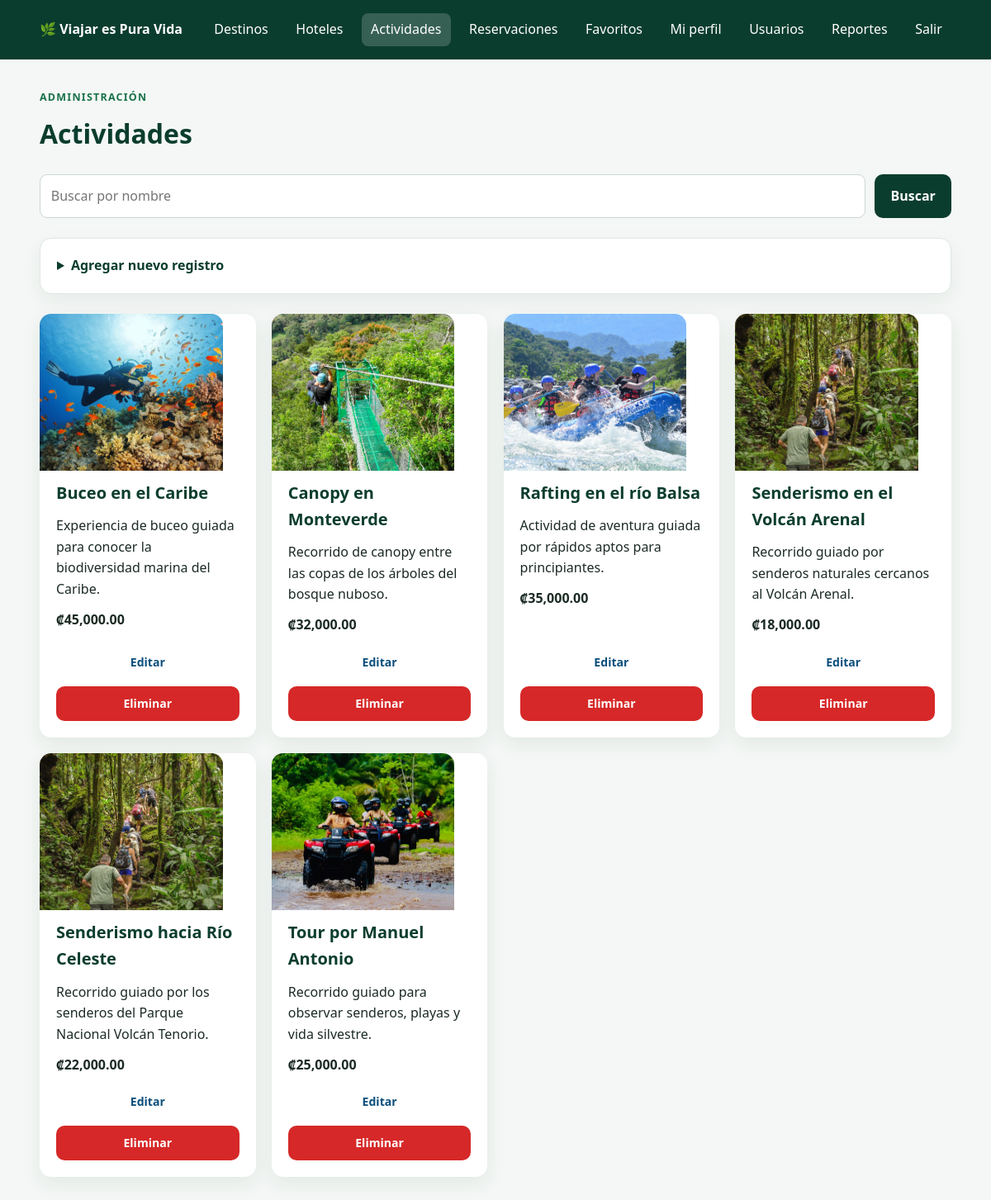
Page /sistema.php?modulo=actividades (signed in) on the committed database.
### tables this page shows
CREATE TABLE actividades (
    id_actividad INT UNSIGNED AUTO_INCREMENT,
    id_destino INT UNSIGNED NOT NULL,

    nombre VARCHAR(150) NOT NULL,
    tipo ENUM(
        'Canopy',
        'Rafting',
        'Senderismo',
        'Buceo',
        'Tour',
        'Cabalgata',
        'Otro'
    ) NOT NULL,

    descripcion TEXT NOT NULL,
    precio DECIMAL(10, 2) NOT NULL,

     
    duracion_minutos INT UNSIGNED NOT NULL,

    cupo_maximo INT UNSIGNED NOT NULL,
    imagen VARCHAR(255) NULL,

    estado ENUM('activo', 'inactivo') NOT NULL DEFAULT 'activo',

    fecha_registro DATETIME NOT NULL DEFAULT CURRENT_TIMESTAMP,
    fecha_actualizacion DATETIME NOT NULL
        DEFAULT CURRENT_TIMESTAMP
        ON UPDATE CURRENT_TIMESTAMP,

    PRIMARY KEY (id_actividad),

    CONSTRAINT fk_actividades_destinos
        FOREIGN KEY (id_destino)
        REFERENCES destinos(id_destino)
        ON UPDATE CASCADE
        ON DELETE RESTRICT,
    
    CONSTRAINT chk_actividades_precio
        CHECK (precio >= 0),

    CONSTRAINT chk_actividades_duracion
        CHECK (duracion_minutos > 0),

    CONSTRAINT chk_actividades_cupos
        CHECK (cupo_maximo > 0),

    INDEX idx_actividades_destino (id_destino),
    INDEX idx_actividades_tipo (tipo),
    INDEX idx_actividades_estado (estado)
);

### public/sistema.php (called while the page is built, shortened)
<?php
require_once __DIR__ . '/../config/config.php';
require_once __DIR__ . '/../app/controllers/SistemaController.php';
$controlador = new SistemaController();
$datosVista = $controlador->ejecutar();
require __DIR__ . '/../app/views/sistema/index.php';

### config/config.php (called while the page is built, shortened)
<?php
function e(mixed $valor): string
{
    return htmlspecialchars((string) $valor, ENT_QUOTES, 'UTF-8');
}
function rutaImagen(?string $imagen, string $tipo = 'destinos'): string
{
    $imagen = trim((string) $imagen);
    return str_contains($imagen, '/')
        ? $imagen
        : 'assets/img/' . $imagen;
}

### app/controllers/SistemaController.php (called while the page is built, shortened)
<?php
require_once __DIR__ . '/../models/Sistema.php';
class SistemaController
{
    private array $usuario;
    private bool $esAdministrador;
    public function __construct()
    {
        $this->usuario = $_SESSION['usuario'];
        $this->esAdministrador = $this->usuario['rol'] === 'administrador';
    }
    public function ejecutar(): array
    {
        $modulo = $this->obtenerModulo();
        $buscar = trim((string) ($_GET['buscar'] ?? ''));
        $destinos = Sistema::listar('destinos', $modulo === 'destinos' ? $buscar : '');
        $hoteles = Sistema::listar('hoteles', $modulo === 'hoteles' ? $buscar : '');
        $actividades = Sistema::listar(
            'actividades',
            $modulo === 'actividades' ? $buscar : ''
        );
        $edicion = null;
        return [
            'usuario' => $this->usuario,
            'esAdministrador' => $this->esAdministrador,
            'modulo' => $modulo,
            'buscar' => $buscar,
            'destinos' => $destinos,
            'hoteles' => $hoteles,
            'actividades' => $actividades,
            'edicion' => $edicion,
            'reservaciones' => $modulo === 'reservaciones'
                ? Sistema::reservaciones(
                    $this->esAdministrador
                        ? null
                        : (int) $this->usuario['id_usuario']
                )
                : [],
            'favoritos' => $modulo === 'favoritos'
                ? Sistema::favoritos((int) $this->usuario['id_usuario'])
                : [],
            'usuarios' => $modulo === 'usuarios'
                ? Sistema::listar('usuarios', $buscar)
                : [],
            'reportes' => $modulo === 'reportes'
                ? Sistema::reportes()
                : [],
            'mensaje' => $this->leerMensaje('mensaje'),
            'error' => $this->leerMensaje('error_sistema'),
        ];
    }
    private function obtenerModulo(): string
    {
        $permitidos = [
            'destinos',
            'hoteles',
            'actividades',
            'reservaciones',
            'perfil',
            'favoritos',
            'usuarios',
            'reportes',
        ];
        $modulo = (string) ($_GET['modulo'] ?? 'destinos');
        return $modulo;
    }
    private function leerMensaje(string $nombre): string
    {
        $mensaje = (string) ($_SESSION[$nombre] ?? '');
        return $mensaje;
    }
}

### app/models/Sistema.php (called while the page is built, shortened)
<?php
class Sistema
{
    public static function listar(string $entidad, string $buscar = ''): array
    {
        $conexion = Database::conectar();
        $sql = "SELECT * FROM {$entidad}";
        $datos = [];
        $sql .= ' ORDER BY nombre';
        $consulta = $conexion->prepare($sql);
        $consulta->execute($datos);
        return $consulta->fetchAll();
    }
}

### app/views/sistema/catalogo.php (the view, shortened to what this page needs)
<?php
$llaves = [
    'destinos' => 'id_destino',
    'hoteles' => 'id_hotel',
    'actividades' => 'id_actividad',
];
?>
<form class="buscador-modulo" method="GET">
    <input
        type="search"
        name="buscar"
        value="<?= e($buscar) ?>"
        placeholder="Buscar por nombre<?= $modulo === 'destinos' ? ' o provincia' : '' ?>">
    <button class="boton boton-principal" type="submit">
        Buscar
    </button>
</form>
<?php if ($esAdministrador): ?>
    <details
        id="formulario-mantenimiento"
        class="panel-formulario"
        <?= $edicion !== null ? 'open' : '' ?>>
        <summary>
            <?= $edicion !== null ? 'Editar registro' : 'Agregar nuevo registro' ?>
        </summary>
    </details>
<?php endif; ?>
<?php $lista = ${$modulo}; ?>
<section class="rejilla-catalogo">
    <?php foreach ($lista as $fila): ?>
        <?php
        $llave = $llaves[$modulo] ?? '';
        $id = (int) $fila[$llave];
        $campoImagen = $modulo === 'destinos' ? 'imagen_principal' : 'imagen';
        ?>
        <article class="tarjeta-catalogo">
            <img
                class="imagen-catalogo"
                src="<?= e(rutaImagen($fila[$campoImagen] ?? '', $modulo)) ?>"
                alt="<?= e($fila['nombre']) ?>">
            <h2><?= e($fila['nombre']) ?></h2>
            <p>
                <?= e($fila['descripcion'] ?? $fila['provincia'] ?? '') ?>
            </p>
            <?php if (isset($fila['precio'])): ?>
                <strong>₡<?= number_format((float) $fila['precio'], 2) ?></strong>
            <?php endif; ?>
            <div class="acciones-tarjeta">
                <?php if ($esAdministrador): ?>
                    <a
                        class="boton"
                        href="?modulo=<?= e($modulo) ?>&editar=<?= $id ?>#formulario-mantenimiento">
                        Editar
                    </a>
                    <form
                        method="POST"
                        onsubmit="return confirm('¿Desea eliminar este registro?')">
                        <button class="boton boton-rojo" type="submit">
                            Eliminar
                        </button>
                    </form>
                <?php endif; ?>
            </div>
        </article>
    <?php endforeach; ?>
</section>

### public/assets/css/estilos.css (style rules this page uses)
:root { --verde-oscuro: #0b3d2e; --verde-medio: #197149; --verde-claro: #74c69d; --verde-muy-claro: #eaf7ef; --azul: #1976b9; --azul-oscuro: #0c4f7c; --rojo: #d62828; --rojo-oscuro: #a81919; --blanco: #ffffff; --gris-fondo: #f4f7f5; --gris-claro: #e4e9e6; --gris-texto: #5f6b65; --texto: #1c2b24; --sombra: 0 14px 35px rgba(11, 61, 46, 0.13); --radio: 18px; --transicion: 0.25s ease; }
* { box-sizing: border-box; margin: 0; padding: 0; }
html { scroll-behavior: smooth; }
body { min-height: 100vh; font-family: "Segoe UI", Tahoma, Geneva, Verdana, sans-serif; color: var(--texto); background: var(--gris-fondo); line-height: 1.6; }
img { display: block; max-width: 100%; }
a { color: var(--azul-oscuro); text-decoration: none; transition: color var(--transicion); }
button, input, select, textarea { font: inherit; }
button, a.boton { cursor: pointer; }
.boton { display: inline-flex; align-items: center; justify-content: center; min-height: 45px; padding: 0.72rem 1.2rem; border: 0; border-radius: 10px; font-weight: 700; text-align: center; transition: transform var(--transicion), box-shadow var(--transicion), background var(--transicion); }
.boton-principal { color: var(--blanco); background: var(--verde-oscuro); }
.boton-rojo { color: var(--blanco); background: var(--rojo); }
.pagina-sistema { background: var(--gris-fondo); }
.buscador-modulo { display: flex; gap: 0.7rem; margin-bottom: 1.5rem; }
.buscador-modulo input { flex: 1; padding: 0.8rem; border: 1px solid #ccd7d0; border-radius: 9px; }
.panel-formulario, .formulario-crud, .panel-reporte { margin-bottom: 1.5rem; padding: 1.25rem; background: var(--blanco); border: 1px solid #dfe7e2; border-radius: 14px; box-shadow: 0 8px 24px rgba(16, 58, 42, 0.06); }
.panel-formulario summary { cursor: pointer; color: var(--verde-oscuro); font-weight: 800; }
.rejilla-catalogo { display: grid; grid-template-columns: repeat(auto-fit, minmax(250px, 1fr)); gap: 1.2rem; align-items: start; }
.tarjeta-catalogo { display: flex; flex-direction: column; gap: 0.7rem; min-width: 0; max-width: 360px; width: 100%; min-height: 100%; padding: 1.25rem; background: var(--blanco); border-radius: 14px; box-shadow: 0 8px 25px rgba(16, 58, 42, 0.08); }
.tarjeta-catalogo h2 { color: var(--verde-oscuro); font-size: 1.25rem; }
.imagen-catalogo { width: calc(100% + 2.5rem); height: 190px; margin: -1.25rem -1.25rem 0; object-fit: cover; border-radius: 14px 14px 0 0; }
.acciones-tarjeta { display: grid; grid-template-columns: repeat(auto-fit, minmax(120px, 1fr)); gap: 0.5rem; width: 100%; margin-top: auto; }
.acciones-tarjeta form { display: flex; margin: 0; }
.acciones-tarjeta .boton { width: 100%; min-height: 42px; padding: 0.55rem 0.8rem; font-size: 0.88rem; }
.tarjeta-catalogo p { overflow-wrap: anywhere; }

### rows in the picture
actividades: imagen (picture), nombre "Buceo en el Caribe", descripcion "Experiencia de buceo guiada para conocer la biodiversidad marina del Caribe.", precio "45,000.00"
actividades: imagen (picture), nombre "Canopy en Monteverde", descripcion "Recorrido de canopy entre las copas de los árboles del bosque nuboso.", precio "32,000.00"
actividades: imagen (picture), nombre "Rafting en el río Balsa", descripcion "Actividad de aventura guiada por rápidos aptos para principiantes.", precio "35,000.00"
actividades: imagen (picture), nombre "Senderismo en el Volcán Arenal", descripcion "Recorrido guiado por senderos naturales cercanos al Volcán Arenal.", precio "18,000.00"
actividades: imagen (picture), nombre "Senderismo hacia Río Celeste", descripcion "Recorrido guiado por los senderos del Parque Nacional Volcán Tenorio.", precio "22,000.00"
actividades: imagen (picture), nombre "Tour por Manuel Antonio", descripcion "Recorrido guiado para observar senderos, playas y vida silvestre.", precio "25,000.00"

### other values in the picture
$texto "Destinos"
$texto "Hoteles"
$texto "Actividades"
$texto "Reservaciones"
$texto "Favoritos"
$texto "Mi perfil"
$modulo "Actividades"
